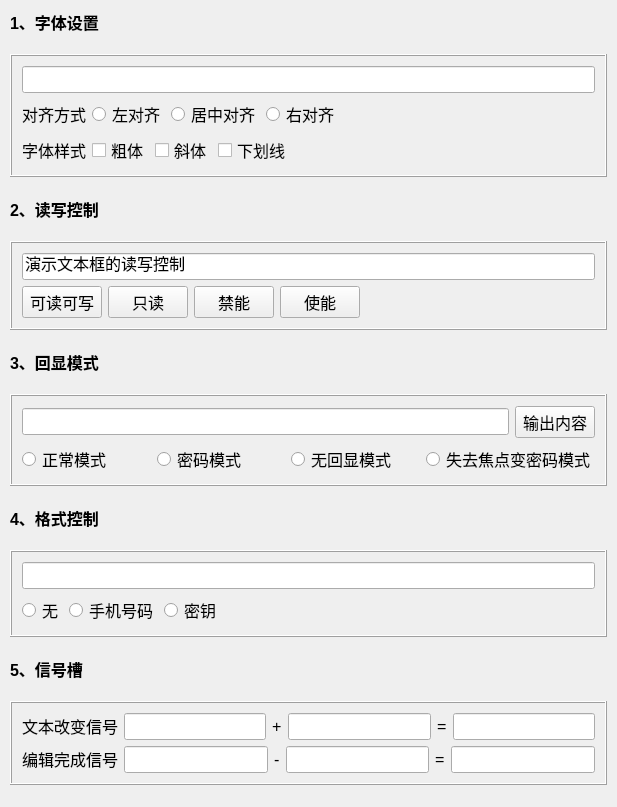
<?xml version="1.0" encoding="UTF-8"?>
<ui version="4.0">
 <class>MyWidget</class>
 <widget class="QWidget" name="MyWidget">
  <property name="geometry">
   <rect>
    <x>0</x>
    <y>0</y>
    <width>617</width>
    <height>807</height>
   </rect>
  </property>
  <property name="sizePolicy">
   <sizepolicy hsizetype="Preferred" vsizetype="Preferred">
    <horstretch>0</horstretch>
    <verstretch>0</verstretch>
   </sizepolicy>
  </property>
  <property name="font">
   <font>
    <pointsize>12</pointsize>
   </font>
  </property>
  <property name="windowTitle">
   <string>MyWidget</string>
  </property>
  <layout class="QVBoxLayout" name="verticalLayout_11">
   <property name="spacing">
    <number>20</number>
   </property>
   <property name="leftMargin">
    <number>10</number>
   </property>
   <property name="topMargin">
    <number>10</number>
   </property>
   <property name="rightMargin">
    <number>10</number>
   </property>
   <property name="bottomMargin">
    <number>10</number>
   </property>
   <item>
    <layout class="QVBoxLayout" name="verticalLayout_2">
     <item>
      <widget class="QLabel" name="label">
       <property name="sizePolicy">
        <sizepolicy hsizetype="Fixed" vsizetype="Fixed">
         <horstretch>0</horstretch>
         <verstretch>0</verstretch>
        </sizepolicy>
       </property>
       <property name="font">
        <font>
         <pointsize>12</pointsize>
         <bold>true</bold>
        </font>
       </property>
       <property name="text">
        <string>1、字体设置</string>
       </property>
      </widget>
     </item>
     <item>
      <widget class="QFrame" name="frame">
       <property name="frameShape">
        <enum>QFrame::Shape::Box</enum>
       </property>
       <property name="frameShadow">
        <enum>QFrame::Shadow::Raised</enum>
       </property>
       <layout class="QVBoxLayout" name="verticalLayout">
        <property name="leftMargin">
         <number>10</number>
        </property>
        <property name="topMargin">
         <number>10</number>
        </property>
        <property name="rightMargin">
         <number>10</number>
        </property>
        <property name="bottomMargin">
         <number>10</number>
        </property>
        <item>
         <widget class="QLineEdit" name="lineEditSetFontStyle">
          <property name="text">
           <string/>
          </property>
         </widget>
        </item>
        <item>
         <layout class="QHBoxLayout" name="horizontalLayout">
          <item>
           <widget class="QLabel" name="label_2">
            <property name="sizePolicy">
             <sizepolicy hsizetype="Fixed" vsizetype="Fixed">
              <horstretch>0</horstretch>
              <verstretch>0</verstretch>
             </sizepolicy>
            </property>
            <property name="text">
             <string>对齐方式</string>
            </property>
           </widget>
          </item>
          <item>
           <widget class="QRadioButton" name="radioButtonAlignLeft">
            <property name="text">
             <string>左对齐</string>
            </property>
           </widget>
          </item>
          <item>
           <widget class="QRadioButton" name="radioButtonAlignCenter">
            <property name="text">
             <string>居中对齐</string>
            </property>
           </widget>
          </item>
          <item>
           <widget class="QRadioButton" name="radioButtonAlignRight">
            <property name="text">
             <string>右对齐</string>
            </property>
           </widget>
          </item>
          <item>
           <spacer name="horizontalSpacer">
            <property name="orientation">
             <enum>Qt::Orientation::Horizontal</enum>
            </property>
            <property name="sizeHint" stdset="0">
             <size>
              <width>40</width>
              <height>20</height>
             </size>
            </property>
           </spacer>
          </item>
         </layout>
        </item>
        <item>
         <layout class="QHBoxLayout" name="horizontalLayout_2">
          <item>
           <widget class="QLabel" name="label_3">
            <property name="sizePolicy">
             <sizepolicy hsizetype="Fixed" vsizetype="Fixed">
              <horstretch>0</horstretch>
              <verstretch>0</verstretch>
             </sizepolicy>
            </property>
            <property name="text">
             <string>字体样式</string>
            </property>
           </widget>
          </item>
          <item>
           <widget class="QCheckBox" name="checkBoxBold">
            <property name="text">
             <string>粗体</string>
            </property>
           </widget>
          </item>
          <item>
           <widget class="QCheckBox" name="checkBoxItalic">
            <property name="text">
             <string>斜体</string>
            </property>
           </widget>
          </item>
          <item>
           <widget class="QCheckBox" name="checkBoxUnderline">
            <property name="text">
             <string>下划线</string>
            </property>
           </widget>
          </item>
          <item>
           <spacer name="horizontalSpacer_2">
            <property name="orientation">
             <enum>Qt::Orientation::Horizontal</enum>
            </property>
            <property name="sizeHint" stdset="0">
             <size>
              <width>40</width>
              <height>20</height>
             </size>
            </property>
           </spacer>
          </item>
         </layout>
        </item>
       </layout>
      </widget>
     </item>
    </layout>
   </item>
   <item>
    <layout class="QVBoxLayout" name="verticalLayout_4">
     <item>
      <widget class="QLabel" name="label_4">
       <property name="sizePolicy">
        <sizepolicy hsizetype="Fixed" vsizetype="Fixed">
         <horstretch>0</horstretch>
         <verstretch>0</verstretch>
        </sizepolicy>
       </property>
       <property name="font">
        <font>
         <pointsize>12</pointsize>
         <bold>true</bold>
        </font>
       </property>
       <property name="text">
        <string>2、读写控制</string>
       </property>
      </widget>
     </item>
     <item>
      <widget class="QFrame" name="frame_2">
       <property name="frameShape">
        <enum>QFrame::Shape::Box</enum>
       </property>
       <property name="frameShadow">
        <enum>QFrame::Shadow::Raised</enum>
       </property>
       <layout class="QVBoxLayout" name="verticalLayout_3">
        <property name="leftMargin">
         <number>10</number>
        </property>
        <property name="topMargin">
         <number>10</number>
        </property>
        <property name="rightMargin">
         <number>10</number>
        </property>
        <property name="bottomMargin">
         <number>10</number>
        </property>
        <item>
         <widget class="QLineEdit" name="lineEditRwControl">
          <property name="text">
           <string>演示文本框的读写控制</string>
          </property>
         </widget>
        </item>
        <item>
         <layout class="QHBoxLayout" name="horizontalLayout_3">
          <item>
           <widget class="QPushButton" name="pushButtonRw">
            <property name="text">
             <string>可读可写</string>
            </property>
           </widget>
          </item>
          <item>
           <widget class="QPushButton" name="pushButtonReadOnly">
            <property name="text">
             <string>只读</string>
            </property>
           </widget>
          </item>
          <item>
           <widget class="QPushButton" name="pushButtonDisable">
            <property name="text">
             <string>禁能</string>
            </property>
           </widget>
          </item>
          <item>
           <widget class="QPushButton" name="pushButtonEnable">
            <property name="text">
             <string>使能</string>
            </property>
           </widget>
          </item>
          <item>
           <spacer name="horizontalSpacer_5">
            <property name="orientation">
             <enum>Qt::Orientation::Horizontal</enum>
            </property>
            <property name="sizeHint" stdset="0">
             <size>
              <width>40</width>
              <height>20</height>
             </size>
            </property>
           </spacer>
          </item>
         </layout>
        </item>
       </layout>
      </widget>
     </item>
    </layout>
   </item>
   <item>
    <layout class="QVBoxLayout" name="verticalLayout_6">
     <item>
      <widget class="QLabel" name="label_5">
       <property name="sizePolicy">
        <sizepolicy hsizetype="Fixed" vsizetype="Fixed">
         <horstretch>0</horstretch>
         <verstretch>0</verstretch>
        </sizepolicy>
       </property>
       <property name="font">
        <font>
         <pointsize>12</pointsize>
         <bold>true</bold>
        </font>
       </property>
       <property name="text">
        <string>3、回显模式</string>
       </property>
      </widget>
     </item>
     <item>
      <widget class="QFrame" name="frame_3">
       <property name="frameShape">
        <enum>QFrame::Shape::Box</enum>
       </property>
       <property name="frameShadow">
        <enum>QFrame::Shadow::Raised</enum>
       </property>
       <layout class="QVBoxLayout" name="verticalLayout_5">
        <property name="leftMargin">
         <number>10</number>
        </property>
        <property name="topMargin">
         <number>10</number>
        </property>
        <property name="rightMargin">
         <number>10</number>
        </property>
        <property name="bottomMargin">
         <number>10</number>
        </property>
        <item>
         <layout class="QHBoxLayout" name="horizontalLayout_4">
          <item>
           <widget class="QLineEdit" name="lineEditEchoMode"/>
          </item>
          <item>
           <widget class="QPushButton" name="pushButtonShow">
            <property name="text">
             <string>输出内容</string>
            </property>
           </widget>
          </item>
         </layout>
        </item>
        <item>
         <layout class="QHBoxLayout" name="horizontalLayout_5">
          <item>
           <widget class="QRadioButton" name="radioButtonNormal">
            <property name="text">
             <string>正常模式</string>
            </property>
           </widget>
          </item>
          <item>
           <widget class="QRadioButton" name="radioButtonPwd">
            <property name="text">
             <string>密码模式</string>
            </property>
           </widget>
          </item>
          <item>
           <widget class="QRadioButton" name="radioButtonNoEcho">
            <property name="text">
             <string>无回显模式</string>
            </property>
           </widget>
          </item>
          <item>
           <widget class="QRadioButton" name="radioButtonLoseFocus">
            <property name="text">
             <string>失去焦点变密码模式</string>
            </property>
           </widget>
          </item>
         </layout>
        </item>
       </layout>
      </widget>
     </item>
    </layout>
   </item>
   <item>
    <layout class="QVBoxLayout" name="verticalLayout_8">
     <item>
      <widget class="QLabel" name="label_6">
       <property name="sizePolicy">
        <sizepolicy hsizetype="Fixed" vsizetype="Fixed">
         <horstretch>0</horstretch>
         <verstretch>0</verstretch>
        </sizepolicy>
       </property>
       <property name="font">
        <font>
         <pointsize>12</pointsize>
         <bold>true</bold>
        </font>
       </property>
       <property name="text">
        <string>4、格式控制</string>
       </property>
      </widget>
     </item>
     <item>
      <widget class="QFrame" name="frame_4">
       <property name="frameShape">
        <enum>QFrame::Shape::Box</enum>
       </property>
       <property name="frameShadow">
        <enum>QFrame::Shadow::Raised</enum>
       </property>
       <layout class="QVBoxLayout" name="verticalLayout_7">
        <property name="leftMargin">
         <number>10</number>
        </property>
        <property name="topMargin">
         <number>10</number>
        </property>
        <property name="rightMargin">
         <number>10</number>
        </property>
        <property name="bottomMargin">
         <number>10</number>
        </property>
        <item>
         <widget class="QLineEdit" name="lineEditStyleControl"/>
        </item>
        <item>
         <layout class="QHBoxLayout" name="horizontalLayout_6">
          <item>
           <widget class="QRadioButton" name="radioButtonNone">
            <property name="text">
             <string>无</string>
            </property>
           </widget>
          </item>
          <item>
           <widget class="QRadioButton" name="radioButtonPhoneNumber">
            <property name="text">
             <string>手机号码</string>
            </property>
           </widget>
          </item>
          <item>
           <widget class="QRadioButton" name="radioButtonSecretKey">
            <property name="text">
             <string>密钥</string>
            </property>
           </widget>
          </item>
          <item>
           <spacer name="horizontalSpacer_4">
            <property name="orientation">
             <enum>Qt::Orientation::Horizontal</enum>
            </property>
            <property name="sizeHint" stdset="0">
             <size>
              <width>40</width>
              <height>20</height>
             </size>
            </property>
           </spacer>
          </item>
         </layout>
        </item>
       </layout>
      </widget>
     </item>
    </layout>
   </item>
   <item>
    <layout class="QVBoxLayout" name="verticalLayout_10">
     <item>
      <widget class="QLabel" name="label_7">
       <property name="sizePolicy">
        <sizepolicy hsizetype="Fixed" vsizetype="Fixed">
         <horstretch>0</horstretch>
         <verstretch>0</verstretch>
        </sizepolicy>
       </property>
       <property name="font">
        <font>
         <pointsize>12</pointsize>
         <bold>true</bold>
        </font>
       </property>
       <property name="text">
        <string>5、信号槽</string>
       </property>
      </widget>
     </item>
     <item>
      <widget class="QFrame" name="frame_5">
       <property name="frameShape">
        <enum>QFrame::Shape::Box</enum>
       </property>
       <property name="frameShadow">
        <enum>QFrame::Shadow::Raised</enum>
       </property>
       <layout class="QVBoxLayout" name="verticalLayout_9">
        <property name="leftMargin">
         <number>10</number>
        </property>
        <property name="topMargin">
         <number>10</number>
        </property>
        <property name="rightMargin">
         <number>10</number>
        </property>
        <property name="bottomMargin">
         <number>10</number>
        </property>
        <item>
         <layout class="QHBoxLayout" name="horizontalLayout_7">
          <item>
           <widget class="QLabel" name="label_8">
            <property name="sizePolicy">
             <sizepolicy hsizetype="Fixed" vsizetype="Fixed">
              <horstretch>0</horstretch>
              <verstretch>0</verstretch>
             </sizepolicy>
            </property>
            <property name="text">
             <string>文本改变信号</string>
            </property>
           </widget>
          </item>
          <item>
           <widget class="QLineEdit" name="lineEditAdd1"/>
          </item>
          <item>
           <widget class="QLabel" name="label_10">
            <property name="sizePolicy">
             <sizepolicy hsizetype="Fixed" vsizetype="Fixed">
              <horstretch>0</horstretch>
              <verstretch>0</verstretch>
             </sizepolicy>
            </property>
            <property name="text">
             <string>+</string>
            </property>
           </widget>
          </item>
          <item>
           <widget class="QLineEdit" name="lineEditAdd2"/>
          </item>
          <item>
           <widget class="QLabel" name="label_13">
            <property name="sizePolicy">
             <sizepolicy hsizetype="Fixed" vsizetype="Fixed">
              <horstretch>0</horstretch>
              <verstretch>0</verstretch>
             </sizepolicy>
            </property>
            <property name="text">
             <string>=</string>
            </property>
           </widget>
          </item>
          <item>
           <widget class="QLineEdit" name="lineEditAddRes"/>
          </item>
         </layout>
        </item>
        <item>
         <layout class="QHBoxLayout" name="horizontalLayout_8">
          <item>
           <widget class="QLabel" name="label_9">
            <property name="sizePolicy">
             <sizepolicy hsizetype="Fixed" vsizetype="Fixed">
              <horstretch>0</horstretch>
              <verstretch>0</verstretch>
             </sizepolicy>
            </property>
            <property name="text">
             <string>编辑完成信号</string>
            </property>
           </widget>
          </item>
          <item>
           <widget class="QLineEdit" name="lineEditSub1"/>
          </item>
          <item>
           <widget class="QLabel" name="label_11">
            <property name="sizePolicy">
             <sizepolicy hsizetype="Fixed" vsizetype="Fixed">
              <horstretch>0</horstretch>
              <verstretch>0</verstretch>
             </sizepolicy>
            </property>
            <property name="text">
             <string>-</string>
            </property>
           </widget>
          </item>
          <item>
           <widget class="QLineEdit" name="lineEditSub2"/>
          </item>
          <item>
           <widget class="QLabel" name="label_12">
            <property name="sizePolicy">
             <sizepolicy hsizetype="Fixed" vsizetype="Fixed">
              <horstretch>0</horstretch>
              <verstretch>0</verstretch>
             </sizepolicy>
            </property>
            <property name="text">
             <string>=</string>
            </property>
           </widget>
          </item>
          <item>
           <widget class="QLineEdit" name="lineEditSubRes"/>
          </item>
         </layout>
        </item>
       </layout>
      </widget>
     </item>
    </layout>
   </item>
   <item>
    <spacer name="verticalSpacer">
     <property name="orientation">
      <enum>Qt::Orientation::Vertical</enum>
     </property>
     <property name="sizeHint" stdset="0">
      <size>
       <width>20</width>
       <height>40</height>
      </size>
     </property>
    </spacer>
   </item>
  </layout>
 </widget>
 <resources/>
 <connections/>
</ui>
